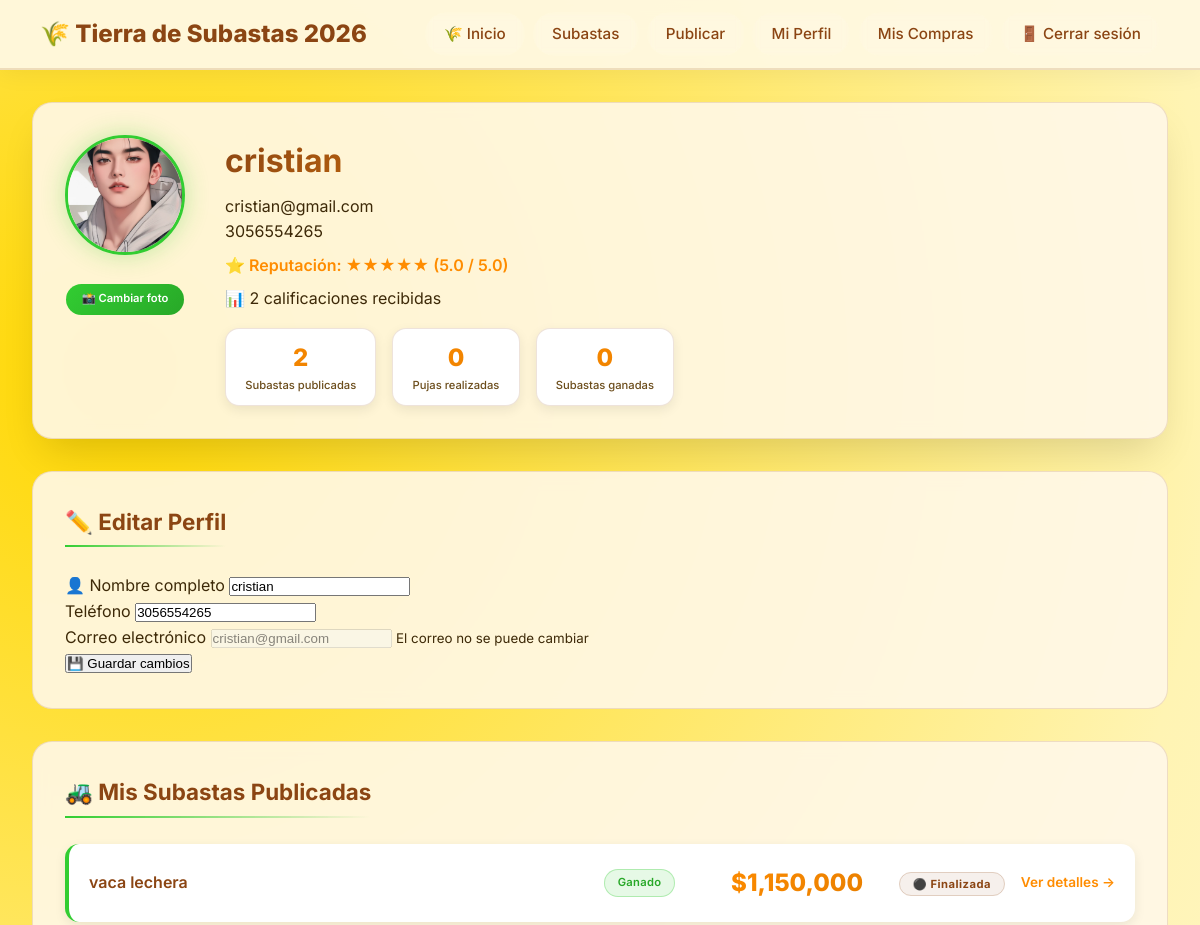
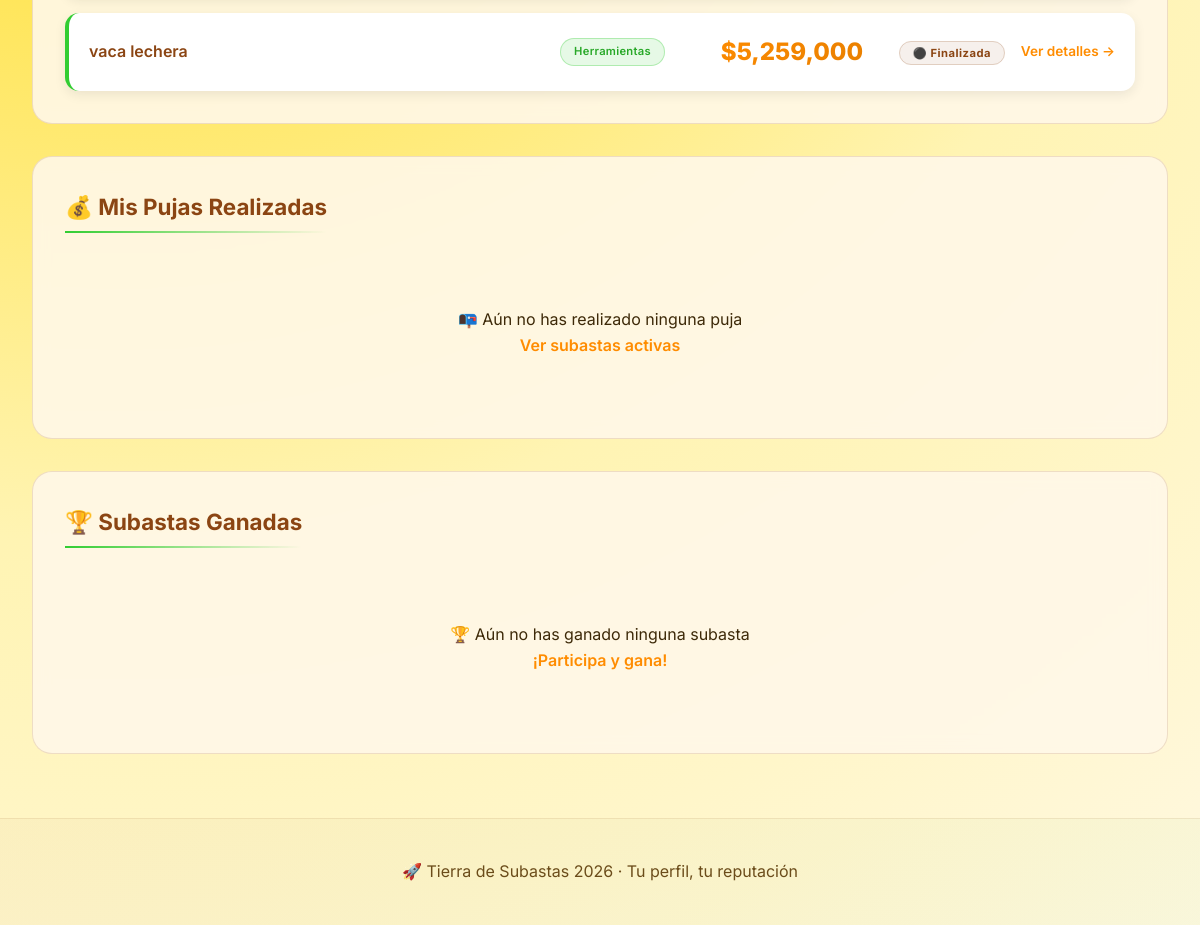
Page /Tierra-subastas/perfil.php (signed in) on the committed database (2 pictures, top to bottom).
### tables this page shows
CREATE TABLE `usuarios` (
  `id` int(10) UNSIGNED NOT NULL,
  `nombre` varchar(100) NOT NULL,
  `correo` varchar(100) NOT NULL,
  `telefono` varchar(20) DEFAULT NULL,
  `clave` varchar(255) NOT NULL,
  `direccion` text DEFAULT NULL,
  `tipo_usuario` enum('comprador','vendedor','admin') DEFAULT 'comprador',
  `reputacion` decimal(2,1) DEFAULT 5.0,
  `avatar` varchar(255) DEFAULT 'default-avatar.png',
  `fecha_registro` datetime DEFAULT current_timestamp(),
  `ultimo_acceso` datetime DEFAULT NULL,
  `estado` enum('activo','bloqueado','pendiente') DEFAULT 'activo',
  `total_calificaciones` int(11) DEFAULT 0,
  `pregunta_secreta` varchar(255) DEFAULT NULL,
  `respuesta_secreta` varchar(255) DEFAULT NULL
);

CREATE TABLE `subastas` (
  `id` int(10) UNSIGNED NOT NULL,
  `usuario_id` int(10) UNSIGNED NOT NULL,
  `producto` varchar(150) NOT NULL,
  `categoria` enum('Ganado','Cosechas','Maquinaria','Herramientas','Insumos','Otros') DEFAULT 'Otros',
  `descripcion` text DEFAULT NULL,
  `precio_inicial` decimal(12,2) NOT NULL,
  `precio_actual` decimal(12,2) DEFAULT NULL,
  `incremento_minimo` decimal(10,2) DEFAULT 50000.00,
  `duracion` varchar(20) DEFAULT '3 días',
  `fecha_inicio` datetime DEFAULT current_timestamp(),
  `fecha_fin` datetime DEFAULT NULL,
  `entrega` varchar(50) DEFAULT '3 días hábiles',
  `imagen` varchar(255) DEFAULT NULL,
  `ubicacion` varchar(100) DEFAULT NULL,
  `visitas` int(10) UNSIGNED DEFAULT 0,
  `estado` enum('activa','finalizada','cancelada','pausada') DEFAULT 'activa',
  `ganador_id` int(10) UNSIGNED DEFAULT NULL,
  `monto_final` decimal(12,2) DEFAULT NULL,
  `fecha_creacion` datetime DEFAULT current_timestamp(),
  `entregado` tinyint(1) DEFAULT 0,
  `calificado` tinyint(1) DEFAULT 0,
  `finalizada_por` int(11) DEFAULT NULL,
  `fecha_finalizacion` datetime DEFAULT NULL,
  `created_at` timestamp NOT NULL DEFAULT current_timestamp()
);

### Tierra-subastas/perfil.php (the view, shortened to what this page needs)
<?php
include(__DIR__ . "/includes/conexion.php");
$usuario_id = $_SESSION['user_id'];
$correo = $_SESSION['correo'];
$sql_usuario = "SELECT * FROM usuarios WHERE id = $usuario_id";
$result_usuario = mysqli_query($conexion, $sql_usuario);
$usuario = mysqli_fetch_assoc($result_usuario);
$sql_mis_subastas = "SELECT * FROM subastas WHERE usuario_id = $usuario_id ORDER BY id DESC";
$mis_subastas = mysqli_query($conexion, $sql_mis_subastas);
$total_mis_subastas = mysqli_num_rows($mis_subastas);
$sql_mis_pujas = "SELECT s.*, p.monto, p.fecha_puja
                  FROM pujas p
                  JOIN subastas s ON p.subasta_id = s.id
                  WHERE p.usuario_id = $usuario_id
                  ORDER BY p.fecha_puja DESC";
$mis_pujas = mysqli_query($conexion, $sql_mis_pujas);
$total_mis_pujas = mysqli_num_rows($mis_pujas);
$sql_ganadas = "SELECT * FROM subastas WHERE ganador_id = $usuario_id ORDER BY id DESC";
$ganadas = mysqli_query($conexion, $sql_ganadas);
$total_ganadas = mysqli_num_rows($ganadas);
$avatar = !empty($usuario['avatar']) ? $usuario['avatar'] : 'default-avatar.png';
$ruta_avatar = "uploads/" . $avatar;
$iconos = [
    'Ganado' => '',
    'Cosechas' => '',
    'Maquinaria' => '',
    'Herramientas' => '',
    'Insumos' => '',
    'Otros' => ''
];
?>
<!DOCTYPE html>
<html lang="es">
<head>
    <link rel="stylesheet" href="css/estilos.css">
</head>
<body>
<header class="header">
    <div class="logo">🌾 Tierra de Subastas 2026</div>
    <nav class="menu">
        <a href="index.php">🌾 Inicio</a>
        <a href="subastas.php"> Subastas</a>
        <a href="publicar.php"> Publicar</a>
        <a href="perfil.php"> Mi Perfil</a>
       <a href="mis_compras.php">Mis Compras</a>
        <a href="logout.php" onclick="return confirm('¿Cerrar sesión?')">🚪 Cerrar sesión</a>
    </nav>
</header>
<div class="perfil-container">
    <div class="perfil-header">
        <div class="avatar-container">
            <img src="<?php echo $ruta_avatar; ?>" alt="Avatar" class="avatar-img" id="avatarPreview">
            <form method="POST" enctype="multipart/form-data" id="formFoto" style="margin-top: 10px;">
                <label for="avatarInput" class="btn-cambiar-foto">📸 Cambiar foto</label>
            </form>
        </div>
        <div class="info-usuario">
            <h2><?php echo htmlspecialchars($usuario['nombre']); ?></h2>
            <p> <?php echo htmlspecialchars($correo); ?></p>
            <p> <?php echo htmlspecialchars($usuario['telefono'] ?? 'No especificado'); ?></p>
            <div class="reputacion">
                ⭐ Reputación:
                <?php
                $reputacion = $usuario['reputacion'] ?? 5.0;
                $estrellas_llenas = floor($reputacion);
                echo str_repeat('★', $estrellas_llenas) . str_repeat('☆', 5 - $estrellas_llenas);
                ?> (<?php echo number_format($reputacion, 1); ?> / 5.0)
            </div>
            <p>📊 <?php echo $usuario['total_calificaciones'] ?? 0; ?> calificaciones recibidas</p>
            <div class="stats-perfil">
                <div class="stat-perfil">
                    <div class="numero"><?php echo $total_mis_subastas; ?></div>
                    <div class="label">Subastas publicadas</div>
                </div>
                <div class="stat-perfil">
                    <div class="numero"><?php echo $total_mis_pujas; ?></div>
                    <div class="label">Pujas realizadas</div>
                </div>
                <div class="stat-perfil">
                    <div class="numero"><?php echo $total_ganadas; ?></div>
                    <div class="label">Subastas ganadas</div>
                </div>
            </div>
        </div>
    </div>
    <div class="seccion-perfil">
        <h3>✏️ Editar Perfil</h3>
        <form method="POST">
            <div class="form-grupo">
                <label>👤 Nombre completo</label>
                <input type="text" name="nombre" value="<?php echo htmlspecialchars($usuario['nombre']); ?>" required>
            </div>
            <div class="form-grupo">
                <label> Teléfono</label>
                <input type="text" name="telefono" value="<?php echo htmlspecialchars($usuario['telefono'] ?? ''); ?>">
            </div>
            <div class="form-grupo">
                <label> Correo electrónico</label>
                <input type="email" value="<?php echo htmlspecialchars($correo); ?>" disabled style="opacity:0.7;">
                <small>El correo no se puede cambiar</small>
            </div>
            <button type="submit" name="actualizar_perfil" class="btn-guardar">💾 Guardar cambios</button>
        </form>
    </div>
    <div class="seccion-perfil">
        <h3>🚜 Mis Subastas Publicadas</h3>
        <div class="lista-subastas">
            <?php if($total_mis_subastas > 0): ?>
                <?php while($subasta = mysqli_fetch_assoc($mis_subastas)): ?>
                    <div class="subasta-item">
                        <h4><?php echo htmlspecialchars($subasta['producto']); ?></h4>
                        <div class="badge-categoria">
                            <?php
                            $icono = $iconos[$subasta['categoria']] ?? '🏷️';
                            echo $icono . ' ' . htmlspecialchars($subasta['categoria']);
                            ?>
                        </div>
                        <div class="precio">$<?php echo number_format($subasta['precio_actual'] ?? $subasta['precio_inicial']); ?></div>
                        <div>
                            <span class="badge-estado <?php echo ($subasta['estado'] == 'activa' ? 'estado-activa' : 'estado-finalizada'); ?>">
                                <?php echo ($subasta['estado'] == 'activa' ? '🟢 Activa' : '⚫ Finalizada'); ?>
                            </span>
                        </div>
                        <a href="subastas.php" class="btn-ver">Ver detalles →</a>
                    </div>
                <?php endwhile; ?>
            <?php endif; ?>
        </div>
    </div>
    <div class="seccion-perfil">
        <h3>💰 Mis Pujas Realizadas</h3>
        <div class="lista-subastas">
            <?php if($total_mis_pujas > 0): ?>
                <?php while($puja = mysqli_fetch_assoc($mis_pujas)): ?>
                    <div class="subasta-item">
                        <h4><?php echo htmlspecialchars($puja['producto']); ?></h4>
                        <div class="badge-categoria">
                            <?php
                            $icono = $iconos[$puja['categoria']] ?? '🏷️';
                            echo $icono . ' ' . htmlspecialchars($puja['categoria']);
                            ?>
                        </div>
                        <div class="precio">Mi puja: $<?php echo number_format($puja['monto']); ?></div>
                        <div>Precio actual: $<?php echo number_format($puja['precio_actual'] ?? $puja['precio_inicial']); ?></div>
                        <div class="info-extra">📅 <?php echo date('d/m/Y', strtotime($puja['fecha_puja'])); ?></div>
                        <a href="subastas.php" class="btn-ver">Ver subasta →</a>
                    </div>
                <?php endwhile; ?>
            <?php else: ?>
                <div class="sin-datos">
                    <p>📭 Aún no has realizado ninguna puja</p>
                    <a href="subastas.php">Ver subastas activas</a>
                </div>
            <?php endif; ?>
        </div>
    </div>
    <div class="seccion-perfil">
        <h3>🏆 Subastas Ganadas</h3>
        <div class="lista-subastas">
            <?php if($total_ganadas > 0): ?>
                <?php while($ganada = mysqli_fetch_assoc($ganadas)): ?>
                    <div class="subasta-item">
                        <h4><?php echo htmlspecialchars($ganada['producto']); ?></h4>
                        <div class="badge-categoria">
                            <?php
                            $icono = $iconos[$ganada['categoria']] ?? '🏷️';
                            echo $icono . ' ' . htmlspecialchars($ganada['categoria']);
                            ?>
                        </div>
                        <div class="precio">Ganada por: $<?php echo number_format($ganada['monto_final']); ?></div>
                        <?php if($ganada['entregado'] == 0): ?>
                            <div><span class="badge-estado" style="background: #ffaa00; color:#000;">⏳ Pendiente de entrega</span></div>
                        <?php elseif($ganada['entregado'] == 1 && $ganada['calificado'] == 0): ?>
                            <div><span class="badge-estado" style="background: #2ecc71;">✅ Entregado - Pendiente calificar</span></div>
                            <div style="margin-top: 10px;">
                                <a href="calificar.php" class="btn-ver" style="background:#2ecc71; padding:5px 10px; border-radius:5px; color:white; display:inline-block;">⭐ Calificar vendedor</a>
                            </div>
                        <?php elseif($ganada['entregado'] == 1 && $ganada['calificado'] == 1): ?>
                            <div><span class="badge-estado" style="background: #27ae60;">✅ Completado</span></div>
                        <?php endif; ?>
                        <a href="subastas.php" class="btn-ver">Ver detalles →</a>
                    </div>
                <?php endwhile; ?>
            <?php else: ?>
                <div class="sin-datos">
                    <p>🏆 Aún no has ganado ninguna subasta</p>
                    <a href="subastas.php">¡Participa y gana!</a>
                </div>
            <?php endif; ?>
        </div>
    </div>
</div>
<footer class="footer">
    <p>🚀 Tierra de Subastas 2026 · Tu perfil, tu reputación</p>
</footer>
</body>
</html>

### rows in the picture
usuarios: avatar (picture), nombre "cristian", telefono "3056554265", reputacion "★★★★★", reputacion "5.0", total_calificaciones "2"
subastas: producto "vaca lechera", categoria "Ganado", precio_actual "1,150,000", estado "⚫ Finalizada"
subastas: producto "vaca lechera", categoria "Herramientas", precio_actual "5,259,000", estado "⚫ Finalizada"

### other values in the picture
$correo "cristian@gmail.com"
$total_mis_subastas "2"
$total_mis_pujas "0"
$total_ganadas "0"
